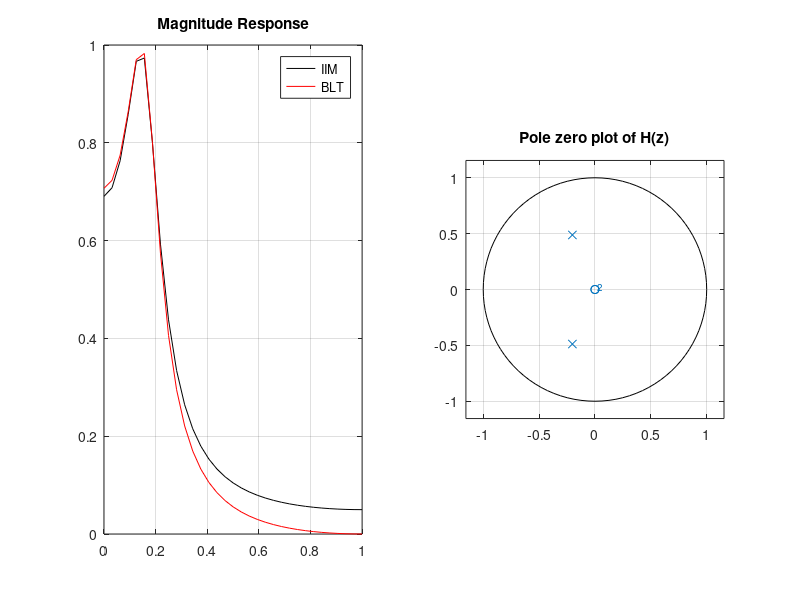

MATLAB code for this plot:
%% Title: Design Low pass IIR Chebyshev type-1 Filter
% Aim: To Design a Low pass butterworth filter using Impulse Invariance
% method for the following specifications:
%        0.707 <= |H(e^jw)| <= 1   ... for 0 <= w <= 0.2*pi
%                 |H(e^jw)| <= 0.1 ... for 0.5*pi <= w <= pi

close,clear,clc;
% <------ Part A: Using IIM Method ------>
delta_p = 0.707;
Ap = -20*log10(delta_p);

delta_s = 0.1;
As = -20*log10(delta_s);

wp = 0.2*pi;
ws = 0.5*pi;

Ts = 1;
Fs = 1/Ts;

ohm_p = wp/Ts;
ohm_s = ws/Ts;

% order of filter
[N,ohm_c] = cheb1ord(ohm_p,ohm_s,Ap,As,'s');

% Filter coefficients
[Bn, An] = cheby1(N,Ap,ohm_c,'s');

% H(s)
Hs = tf(Bn,An)

[num, den] = impinvar(Bn,An,Fs);

% H(z) filter function
Hz = tf(num,den,Ts)

% Magnitude Response
w = 0:pi/32:pi;
Hw = freqz(num,den,w);
Hw_mag = abs(Hw);

% Pole-Zero plot
subplot(1,2,2);
zplane(Bn,An);
title('Pole zero plot of H(z)')
grid on

subplot(1,2,1);
plot(w/pi,Hw_mag,'k')
title('Magnitude Response')
grid on
hold on
% <------ Part B: Using BLT Method ------>
BLT_ohm_p = (2/Ts)*tan(wp/2);
BLT_ohm_s = (2/Ts)*tan(ws/2);

% order of filter
[N2,BLT_ohm_c] = cheb1ord(BLT_ohm_p,BLT_ohm_s,Ap,As,'s');

% Filter coefficients
[Bn2, An2] = cheby1(N2,Ap,BLT_ohm_c,'s');

% H(s)
Hs = tf(Bn2,An2)

[num2, den2] = bilinear(Bn2,An2,Fs);

% H(z) filter function
Hz2 = tf(num2,den2,Ts)

% Magnitude Response
w = 0:pi/32:pi;
Hw2 = freqz(num2,den2,w);
Hw2_mag = abs(Hw2);

subplot(1,2,1);
plot(w/pi,Hw2_mag,'r')
title('Magnitude Response')
legend('IIM','BLT')
grid on
hold off